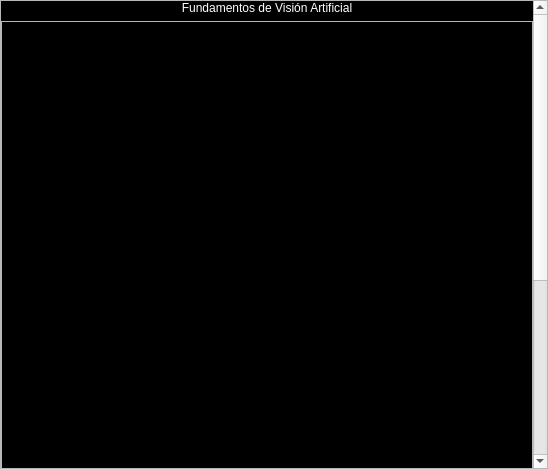
<?xml version="1.0" encoding="UTF-8"?>
<ui version="4.0">
 <class>sim_U4_T1</class>
 <widget class="QWidget" name="sim_U4_T1">
  <property name="geometry">
   <rect>
    <x>0</x>
    <y>0</y>
    <width>548</width>
    <height>469</height>
   </rect>
  </property>
  <property name="windowTitle">
   <string>Sim_U4_T1</string>
  </property>
  <property name="styleSheet">
   <string notr="true">QWidget#sim_U4_T1{
background-color:rgba(0,0,0,0);
}</string>
  </property>
  <layout class="QVBoxLayout" name="verticalLayout">
   <property name="spacing">
    <number>5</number>
   </property>
   <property name="leftMargin">
    <number>0</number>
   </property>
   <property name="topMargin">
    <number>0</number>
   </property>
   <property name="rightMargin">
    <number>0</number>
   </property>
   <property name="bottomMargin">
    <number>0</number>
   </property>
   <item>
    <widget class="QScrollArea" name="scrollArea">
     <property name="widgetResizable">
      <bool>true</bool>
     </property>
     <widget class="QWidget" name="scrollAreaWidgetContents">
      <property name="geometry">
       <rect>
        <x>0</x>
        <y>0</y>
        <width>529</width>
        <height>780</height>
       </rect>
      </property>
      <property name="sizePolicy">
       <sizepolicy hsizetype="Preferred" vsizetype="Fixed">
        <horstretch>0</horstretch>
        <verstretch>0</verstretch>
       </sizepolicy>
      </property>
      <property name="styleSheet">
       <string notr="true">QWidget#scrollAreaWidgetContents{
background-color:rgb(0,0,0);
}
QLabel{
color:white;
}
QSpinBox{
color:white;
background-color:translucid;
}
QPushButton{
font:16pt &quot;Britannic Bold&quot;;
color:white;
background-color:rgba(0,51,102,200);
}
QPushButton:hover{
background-color:rgba(0,51,150,200);
}
QRadioButton,
QCheckBox{
color:white;
background-color:translucid;
}</string>
      </property>
      <layout class="QVBoxLayout" name="verticalLayout_3">
       <property name="leftMargin">
        <number>0</number>
       </property>
       <property name="topMargin">
        <number>0</number>
       </property>
       <property name="rightMargin">
        <number>0</number>
       </property>
       <property name="bottomMargin">
        <number>0</number>
       </property>
       <item>
        <widget class="QLabel" name="label">
         <property name="text">
          <string>Fundamentos de Visión Artificial</string>
         </property>
         <property name="alignment">
          <set>Qt::AlignCenter</set>
         </property>
        </widget>
       </item>
       <item>
        <widget class="QFrame" name="fr_imv">
         <property name="minimumSize">
          <size>
           <width>0</width>
           <height>600</height>
          </size>
         </property>
         <property name="frameShape">
          <enum>QFrame::StyledPanel</enum>
         </property>
         <property name="frameShadow">
          <enum>QFrame::Raised</enum>
         </property>
         <layout class="QVBoxLayout" name="verticalLayout_2">
          <property name="leftMargin">
           <number>0</number>
          </property>
          <property name="topMargin">
           <number>0</number>
          </property>
          <property name="rightMargin">
           <number>0</number>
          </property>
          <property name="bottomMargin">
           <number>0</number>
          </property>
          <item>
           <widget class="ImageView" name="imv" native="true">
            <property name="minimumSize">
             <size>
              <width>0</width>
              <height>50</height>
             </size>
            </property>
           </widget>
          </item>
         </layout>
        </widget>
       </item>
       <item>
        <layout class="QGridLayout" name="gridLayout">
         <item row="0" column="1">
          <widget class="QLabel" name="label_3">
           <property name="text">
            <string>Zoom Replicado</string>
           </property>
           <property name="alignment">
            <set>Qt::AlignCenter</set>
           </property>
          </widget>
         </item>
         <item row="3" column="0">
          <widget class="CustomPlotWidget" name="cp_3" native="true">
           <property name="minimumSize">
            <size>
             <width>0</width>
             <height>50</height>
            </size>
           </property>
          </widget>
         </item>
         <item row="1" column="0">
          <widget class="CustomPlotWidget" name="cp_1" native="true">
           <property name="minimumSize">
            <size>
             <width>0</width>
             <height>50</height>
            </size>
           </property>
          </widget>
         </item>
         <item row="3" column="1">
          <widget class="CustomPlotWidget" name="cp_4" native="true">
           <property name="minimumSize">
            <size>
             <width>0</width>
             <height>50</height>
            </size>
           </property>
          </widget>
         </item>
         <item row="0" column="0">
          <widget class="QLabel" name="label_2">
           <property name="text">
            <string>Imagen Original</string>
           </property>
           <property name="alignment">
            <set>Qt::AlignCenter</set>
           </property>
          </widget>
         </item>
         <item row="1" column="1">
          <widget class="CustomPlotWidget" name="cp_2" native="true">
           <property name="minimumSize">
            <size>
             <width>0</width>
             <height>50</height>
            </size>
           </property>
          </widget>
         </item>
         <item row="2" column="0">
          <widget class="QLabel" name="label_4">
           <property name="text">
            <string>Imagen Expandida</string>
           </property>
           <property name="alignment">
            <set>Qt::AlignCenter</set>
           </property>
          </widget>
         </item>
         <item row="2" column="1">
          <widget class="QLabel" name="label_5">
           <property name="text">
            <string>Zoom Interpolado</string>
           </property>
           <property name="alignment">
            <set>Qt::AlignCenter</set>
           </property>
          </widget>
         </item>
        </layout>
       </item>
      </layout>
     </widget>
    </widget>
   </item>
  </layout>
 </widget>
 <customwidgets>
  <customwidget>
   <class>ImageView</class>
   <extends>QWidget</extends>
   <header>pyqtgraph</header>
   <container>1</container>
  </customwidget>
  <customwidget>
   <class>CustomPlotWidget</class>
   <extends>QWidget</extends>
   <header>clases.PlotWidget</header>
   <container>1</container>
  </customwidget>
 </customwidgets>
 <resources/>
 <connections/>
</ui>
